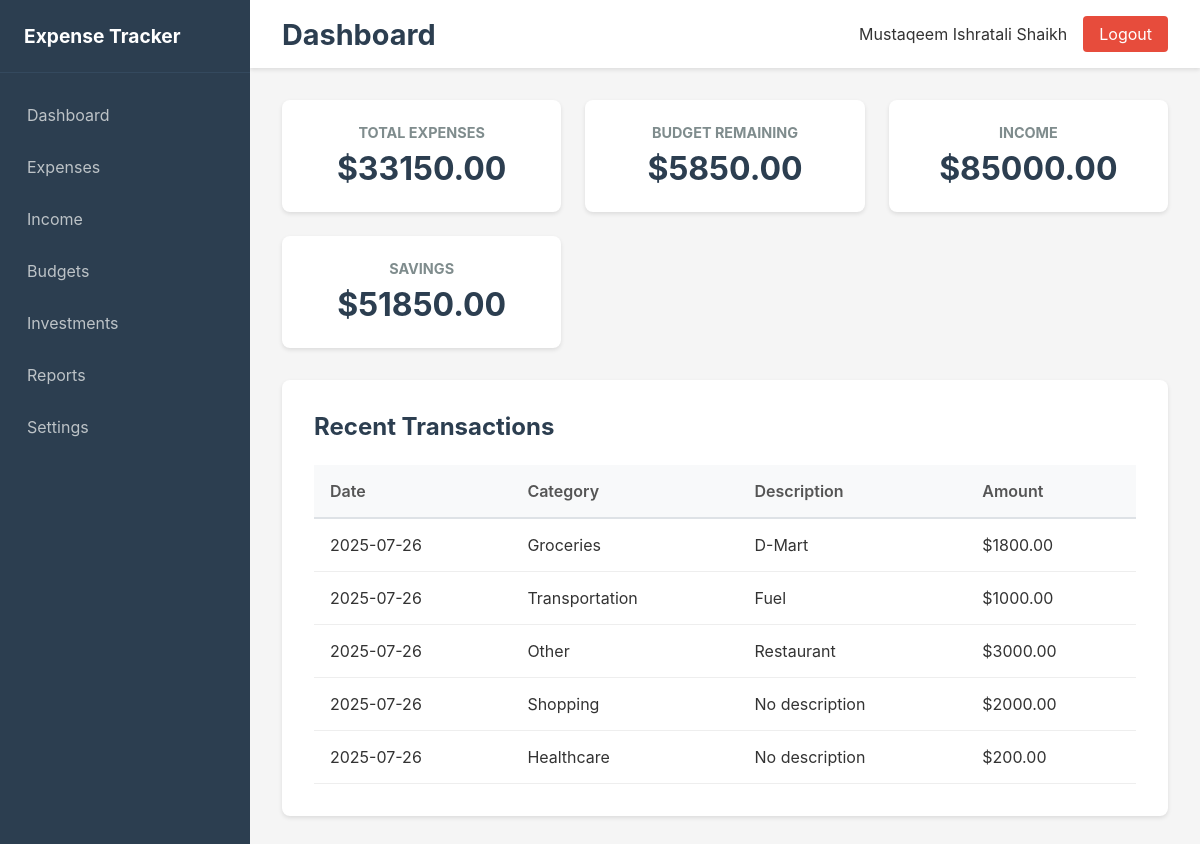
The page /dashboard (signed in) on the database its author committed.
### app/models.py (models this page shows)
class Expense(db.Model):
    id = db.Column(db.Integer, primary_key=True)
    user_id = db.Column(db.Integer, db.ForeignKey('user.id'), nullable=False)
    category = db.Column(db.String(50), nullable=False)
    amount = db.Column(db.Float, nullable=False)
    description = db.Column(db.String(200))
    date = db.Column(db.Date, nullable=False)
    created_at = db.Column(db.DateTime, default=datetime.utcnow)

### app/routes/dashboard.py (the view)
@dashboard_bp.route('/dashboard')
def dashboard():
    if 'user_id' not in session:
        return redirect(url_for('auth.login'))
    try:
        user_id = session['user_id']
        current_month = datetime.now().month
        current_year = datetime.now().year
        try:
            total_expenses = db.session.query(func.coalesce(func.sum(Expense.amount), 0)).filter(
                Expense.user_id == user_id,
                extract('month', Expense.date) == current_month,
                extract('year', Expense.date) == current_year
            ).scalar() or 0
        except:
            total_expenses = 0
        try:
            total_income = db.session.query(func.coalesce(func.sum(Income.amount), 0)).filter(
                Income.user_id == user_id,
                extract('month', Income.date) == current_month,
                extract('year', Income.date) == current_year
            ).scalar() or 0
        except:
            total_income = 0
        try:
            total_budget = db.session.query(func.coalesce(func.sum(Budget.amount), 0)).filter(
                Budget.user_id == user_id
            ).scalar() or 0
        except:
            total_budget = 0
        budget_remaining = max(0, float(total_budget) - float(total_expenses))
        savings = float(total_income) - float(total_expenses)
        try:
            recent_expenses = Expense.query.filter_by(user_id=user_id).order_by(
                Expense.date.desc()
            ).limit(5).all()
        except:
            recent_expenses = []
        return render_template('dashboard.html',
                             total_expenses=float(total_expenses),
                             total_income=float(total_income),
                             budget_remaining=budget_remaining,
                             savings=savings,
                             recent_expenses=recent_expenses)
    except Exception as e:
        print(f"Dashboard error: {e}")
        return render_template('dashboard.html',
                             total_expenses=0.0,
                             total_income=0.0,
                             budget_remaining=0.0,
                             savings=0.0,
                             recent_expenses=[])

### app/templates/dashboard.html (shortened to what this page needs)
{% extends "base.html" %}
{% block page_title %}Dashboard{% endblock %}
{% block content %}
<div class="dashboard-content">
    <div class="info-cards">
        <div class="info-card">
            <h3>Total Expenses</h3>
            <p class="amount">${{ "%.2f"|format(total_expenses) }}</p>
        </div>
        <div class="info-card">
            <h3>Budget Remaining</h3>
            <p class="amount">${{ "%.2f"|format(budget_remaining) }}</p>
        </div>
        <div class="info-card">
            <h3>Income</h3>
            <p class="amount">${{ "%.2f"|format(total_income) }}</p>
        </div>
        <div class="info-card">
            <h3>Savings</h3>
            <p class="amount">${{ "%.2f"|format(savings) }}</p>
        </div>
    </div>
    <div class="recent-transactions">
        <h3>Recent Transactions</h3>
        <table class="transactions-table">
            <thead>
                <tr>
                    <th>Date</th>
                    <th>Category</th>
                    <th>Description</th>
                    <th>Amount</th>
                </tr>
            </thead>
            <tbody>
                {% for expense in recent_expenses %}
                <tr>
                    <td>{{ expense.date.strftime('%Y-%m-%d') }}</td>
                    <td>{{ expense.category }}</td>
                    <td>{{ expense.description or 'No description' }}</td>
                    <td>${{ "%.2f"|format(expense.amount) }}</td>
                </tr>
                {% else %}
                <tr>
                    <td colspan="4" class="no-data">No transactions yet</td>
                </tr>
                {% endfor %}
            </tbody>
        </table>
    </div>
</div>
{% endblock %}

### app/static/css/style.css (style rules this page uses)
* { margin: 0; padding: 0; box-sizing: border-box; }
body { font-family: -apple-system, BlinkMacSystemFont, 'Segoe UI', Roboto, sans-serif; background-color: #f5f5f5; color: #333; }
.info-cards { display: grid; grid-template-columns: repeat(auto-fit, minmax(250px, 1fr)); gap: 1.5rem; margin-bottom: 2rem; }
.info-card { background: white; padding: 1.5rem; border-radius: 8px; box-shadow: 0 2px 4px rgba(0,0,0,0.1); text-align: center; }
.info-card h3 { color: #7f8c8d; font-size: 0.9rem; margin-bottom: 0.5rem; text-transform: uppercase; }
.info-card .amount { font-size: 2rem; font-weight: bold; color: #2c3e50; }
.history-section, .recent-transactions, .budget-progress, .recent-reports { background: white; padding: 2rem; border-radius: 8px; box-shadow: 0 2px 4px rgba(0,0,0,0.1); margin-top: 2rem; }
.history-section h3, .recent-transactions h3, .budget-progress h3, .recent-reports h3 { margin-bottom: 1.5rem; color: #2c3e50; font-size: 1.5rem; }
.history-table, .transactions-table { width: 100%; border-collapse: collapse; margin-top: 1rem; }
.history-table th, .history-table td, .transactions-table th, .transactions-table td { padding: 1rem; text-align: left; border-bottom: 1px solid #eee; }
.history-table th, .transactions-table th { background-color: #f8f9fa; font-weight: 600; color: #555; border-bottom: 2px solid #dee2e6; }

### rows shown on the page
Expense: date "2025-07-26", category "Groceries", description "D-Mart", amount "1800.00"
Expense: date "2025-07-26", category "Transportation", description "Fuel", amount "1000.00"
Expense: date "2025-07-26", category "Other", description "Restaurant", amount "3000.00"
Expense: date "2025-07-26", category "Shopping", description "No description", amount "2000.00"
Expense: date "2025-07-26", category "Healthcare", description "No description", amount "200.00"

### other values the page prints
{{ session.get('user_name', 'User') }} "Mustaqeem Ishratali Shaikh"
{{ "%.2f"|format(total_expenses) }} "33150.00"
{{ "%.2f"|format(budget_remaining) }} "5850.00"
{{ "%.2f"|format(total_income) }} "85000.00"
{{ "%.2f"|format(savings) }} "51850.00"
